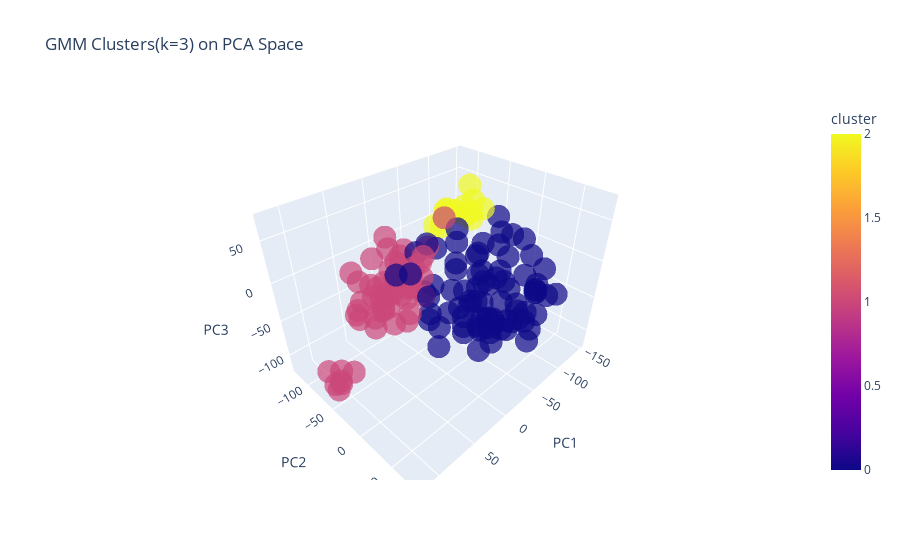

Notebook cell for this chart:
### Markdown cell above
##For optimal K determined using Silhouette score

### Code cell
gmm = GaussianMixture(n_components=3, random_state=42).fit(X_umap)
gmm_labels2 = gmm.predict(X_umap)
df1 = pd.DataFrame(X_pca3, columns=["PC1","PC2","PC3"])
df1["cluster"] = gmm_labels2
fig = px.scatter_3d(df1, x="PC1", y="PC2", z="PC3",
                    color="cluster", opacity=0.7,
                    title="GMM Clusters(k=3) on PCA Space")
fig.show()

### Figure 1 — Plotly figure (JSON) as saved in the notebook; plotly's stock layout.template omitted (floating-point values rounded to 4 significant figures; data arrays with more than 128 entries replaced by an {"elided": "..."} marker saying what was removed)
{"data": [{"hovertemplate": "PC1=%{x}<br>PC2=%{y}<br>PC3=%{z}<br>cluster=%{marker.color}<extra></extra>", "legendgroup": "", "marker": {"color": {"elided": "151 int values"}, "coloraxis": "coloraxis", "opacity": 0.7, "symbol": "circle"}, "mode": "markers", "name": "", "scene": "scene", "showlegend": false, "type": "scatter3d", "x": {"elided": "151 float values"}, "y": {"elided": "151 float values"}, "z": {"elided": "151 float values"}}], "layout": {"coloraxis": {"colorbar": {"title": {"text": "cluster"}}, "colorscale": [[0, "#0d0887"], [0.1111, "#46039f"], [0.2222, "#7201a8"], [0.3333, "#9c179e"], [0.4444, "#bd3786"], [0.5556, "#d8576b"], [0.6667, "#ed7953"], [0.7778, "#fb9f3a"], [0.8889, "#fdca26"], [1, "#f0f921"]]}, "legend": {"tracegroupgap": 0}, "scene": {"domain": {"x": [0, 1], "y": [0, 1]}, "xaxis": {"title": {"text": "PC1"}}, "yaxis": {"title": {"text": "PC2"}}, "zaxis": {"title": {"text": "PC3"}}}, "title": {"text": "GMM Clusters(k=3) on PCA Space"}}}
